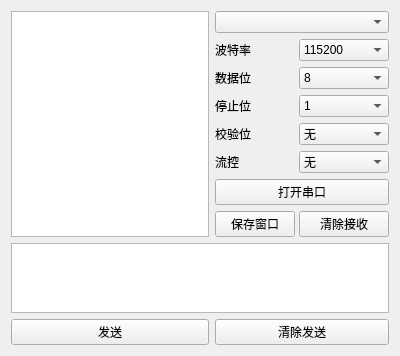
<?xml version="1.0" encoding="UTF-8"?>
<ui version="4.0">
 <class>SerialportAssistant</class>
 <widget class="QWidget" name="SerialportAssistant">
  <property name="geometry">
   <rect>
    <x>0</x>
    <y>0</y>
    <width>400</width>
    <height>346</height>
   </rect>
  </property>
  <property name="windowTitle">
   <string>Form</string>
  </property>
  <layout class="QGridLayout" name="gridLayout_2">
   <item row="8" column="2">
    <widget class="QPushButton" name="pushButton_ClearSend">
     <property name="text">
      <string>清除发送</string>
     </property>
    </widget>
   </item>
   <item row="4" column="1" colspan="2">
    <widget class="QPlainTextEdit" name="plainTextEdit_Send"/>
   </item>
   <item row="8" column="1">
    <widget class="QPushButton" name="pushButton_Send">
     <property name="text">
      <string>发送</string>
     </property>
    </widget>
   </item>
   <item row="1" column="1">
    <widget class="QTextBrowser" name="textBrowser"/>
   </item>
   <item row="1" column="2">
    <layout class="QGridLayout" name="gridLayout" columnminimumwidth="10,10">
     <property name="sizeConstraint">
      <enum>QLayout::SetDefaultConstraint</enum>
     </property>
     <property name="horizontalSpacing">
      <number>4</number>
     </property>
     <item row="8" column="0">
      <widget class="QPushButton" name="pushButton_Save">
       <property name="text">
        <string>保存窗口</string>
       </property>
      </widget>
     </item>
     <item row="10" column="0" colspan="2">
      <spacer name="verticalSpacer">
       <property name="orientation">
        <enum>Qt::Vertical</enum>
       </property>
       <property name="sizeHint" stdset="0">
        <size>
         <width>20</width>
         <height>40</height>
        </size>
       </property>
      </spacer>
     </item>
     <item row="6" column="0">
      <widget class="QLabel" name="label_2">
       <property name="text">
        <string>流控</string>
       </property>
      </widget>
     </item>
     <item row="2" column="1">
      <widget class="QComboBox" name="comboBox_Baudrate">
       <item>
        <property name="text">
         <string>115200</string>
        </property>
       </item>
      </widget>
     </item>
     <item row="3" column="0">
      <widget class="QLabel" name="label_4">
       <property name="text">
        <string>数据位</string>
       </property>
      </widget>
     </item>
     <item row="4" column="1">
      <widget class="QComboBox" name="comboBox_StopBit">
       <item>
        <property name="text">
         <string>1</string>
        </property>
       </item>
       <item>
        <property name="text">
         <string>1.5</string>
        </property>
       </item>
       <item>
        <property name="text">
         <string>2</string>
        </property>
       </item>
      </widget>
     </item>
     <item row="2" column="0">
      <widget class="QLabel" name="label">
       <property name="text">
        <string>波特率</string>
       </property>
      </widget>
     </item>
     <item row="1" column="0" colspan="2">
      <widget class="ComboBoxExt" name="comboBox_Port"/>
     </item>
     <item row="5" column="1">
      <widget class="QComboBox" name="comboBox_CheckBit">
       <item>
        <property name="text">
         <string>无</string>
        </property>
       </item>
       <item>
        <property name="text">
         <string>奇</string>
        </property>
       </item>
       <item>
        <property name="text">
         <string>偶</string>
        </property>
       </item>
      </widget>
     </item>
     <item row="3" column="1">
      <widget class="QComboBox" name="comboBox_DataBit">
       <item>
        <property name="text">
         <string>8</string>
        </property>
       </item>
       <item>
        <property name="text">
         <string>7</string>
        </property>
       </item>
       <item>
        <property name="text">
         <string>6</string>
        </property>
       </item>
       <item>
        <property name="text">
         <string>5</string>
        </property>
       </item>
      </widget>
     </item>
     <item row="4" column="0">
      <widget class="QLabel" name="label_5">
       <property name="text">
        <string>停止位</string>
       </property>
      </widget>
     </item>
     <item row="5" column="0">
      <widget class="QLabel" name="label_6">
       <property name="text">
        <string>校验位</string>
       </property>
      </widget>
     </item>
     <item row="6" column="1">
      <widget class="QComboBox" name="comboBox_FlowControl">
       <item>
        <property name="text">
         <string>无</string>
        </property>
       </item>
       <item>
        <property name="text">
         <string>RTS/CTS</string>
        </property>
       </item>
       <item>
        <property name="text">
         <string>XON/XOFF</string>
        </property>
       </item>
      </widget>
     </item>
     <item row="7" column="0" colspan="2">
      <widget class="QPushButton" name="pushButton_OpenPort">
       <property name="text">
        <string>打开串口</string>
       </property>
       <property name="checkable">
        <bool>false</bool>
       </property>
       <property name="autoExclusive">
        <bool>false</bool>
       </property>
      </widget>
     </item>
     <item row="8" column="1">
      <widget class="QPushButton" name="pushButton_ClearReceive">
       <property name="text">
        <string>清除接收</string>
       </property>
      </widget>
     </item>
    </layout>
   </item>
  </layout>
 </widget>
 <customwidgets>
  <customwidget>
   <class>ComboBoxExt</class>
   <extends>QComboBox</extends>
   <header>ComboBoxExt.h</header>
  </customwidget>
 </customwidgets>
 <resources/>
 <connections/>
</ui>
